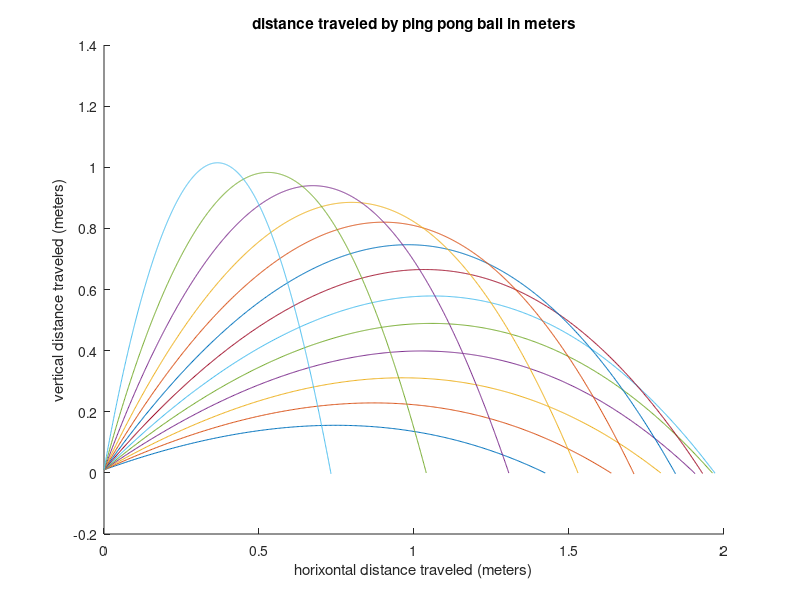
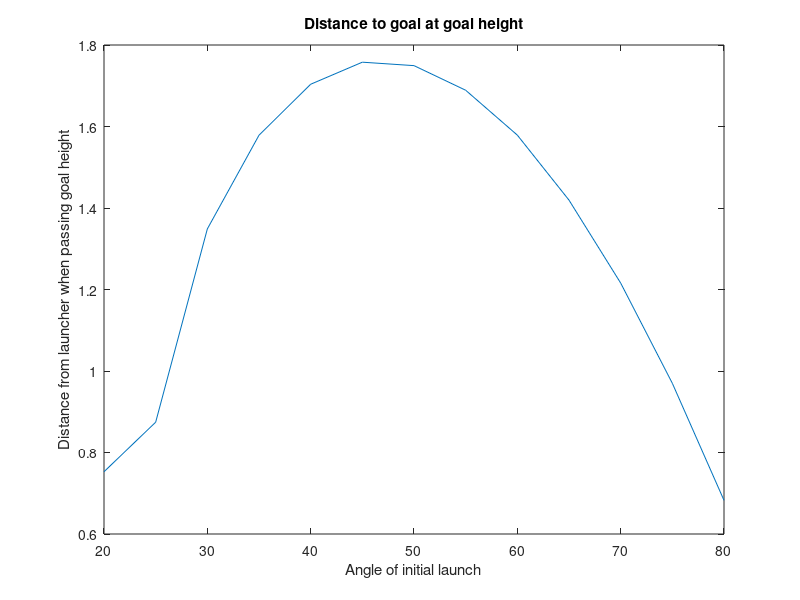

MATLAB code for these plots, in order:
% Create a program to plot the motion of the ping pong ball with drag. 
% The program will take inputs for velocity in m/s and angle of launch.
% note that with a high speed camera I estmated a launch speed for a ping
% pong ball could be 30 m/s.  

angle = 20:5:80;
angle = angle*pi/180;
rangeAngle=length(angle);
velStart = input('Input velocity in m/s: ');

hold on
for i=1:rangeAngle
    % set initial position and time
    x=[];
    y=[];
    time=[];
    vel=velStart;
    VelocityX=[];
    VelocityY=[];
    x(1)=0; % meters
    y(1)=.01;  % meters
    time(1)=0; % seconds
    mass=.00247; %kg  ping pong ball .00247 Kg
    g=-9.8; % m/sec^2
    c=-0.0005; % coefficient of drag where Re is between 10^3 and 10^5
     % so I can load an array for plotting
    % start to increment the motion

    index=1; % so I can load an array for plotting
    thisAngle=angle(i);
    velx=vel*cos(thisAngle);
    VelocityX(1)=velx;
    vely=vel*sin(thisAngle);
    VelocityY(1)=vely;
    % set a time step
    deltaTime=.001; % seconds
    height=y(1);
    flag=0;




    while height>=0 % check that the ball has not hit ground yet 
        index=index+1; % setup and index

        % *******************************************************
        % break velocity into its components
        % *******************************************************
        velx = vel*cos(thisAngle);
        vely = vel*sin(thisAngle);

        % *******************************************************
        % use an if/else statement to check to see if the ball is moving 
        % down (negative). If it is, then drag has an opposite sign
        % as gravity in the acceleration formula.  Otherwise gravity
        % and drag have the same sign. Calculate the new acceleration in the y.
        % *******************************************************
        if (vely < 0)
           acc_y = g + ((-c*(vely*vely))/mass);
        else
           acc_y = g + ((c*(vely*vely))/mass);
        end
        % *******************************************************
        % Now calculate the acceleration in the x .
        % *******************************************************
        acc_x = (c * (velx*velx))/mass;
        % *****************************************************
        % calculate the new velocity at the end of the time step
        % this will have X and Y components, so you need a variable
        % for each.  One is velFinalX and the other is velFinalY.
        % *******************************************************
        velFinalX = velx + acc_x*deltaTime;
        velFinalY = vely + acc_y*deltaTime;

        % ******************************************************
        % Get a new velocity vector and angle given the X and Y
        % The velocity is the variable "vel" and angle is "thisAngle"
        %*******************************************************
        vel = sqrt(velFinalX*velFinalX + velFinalY*velFinalY);
        thisAngle = atan(velFinalY/velFinalX);

        % now save my values at this time step
        time(index)=time(index-1)+deltaTime;
        VelocityX(index)=velFinalX;
        VelocityY(index)=velFinalY;

        % and distance numbers
        distX=velx*deltaTime;
        distY=vely*deltaTime;

        % save distance values 
        x(index)=x(index-1)+distX;
        y(index)=y(index-1)+distY;
        height=y(index);

        if distY < 0 && flag <=1
            if height < .25
                disp(distY)
                fprintf('goal height detected at distance %.2f meters.', x(index));
                flag = 2;
                LandingDistance(i)=x(index);
            end
        end
    end

    outputArray = [x;y];
    outputArray = outputArray';

    plot(x,y)
    title('distance traveled by ping pong ball in meters')
    xlabel('horixontal distance traveled (meters)')
    ylabel('vertical distance traveled (meters)')
end
hold off


figure
angleDeg = (angle.*180)./pi;
plot(angleDeg, LandingDistance);
title('Distance to goal at goal height');
xlabel('Angle of initial launch');
ylabel('Distance from launcher when passing goal height');
